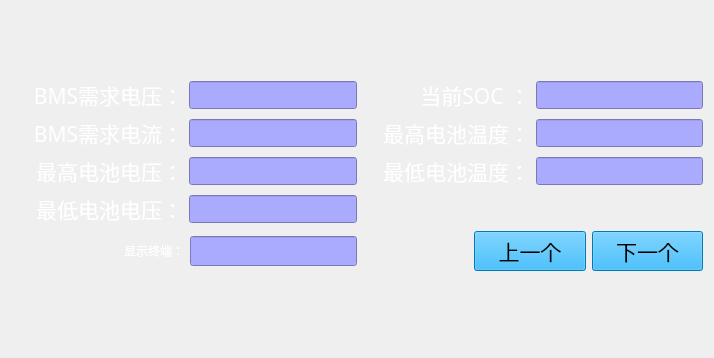
<?xml version="1.0" encoding="UTF-8"?>
<ui version="4.0">
 <class>BMSInformation</class>
 <widget class="QWidget" name="BMSInformation">
  <property name="geometry">
   <rect>
    <x>0</x>
    <y>0</y>
    <width>714</width>
    <height>358</height>
   </rect>
  </property>
  <property name="maximumSize">
   <size>
    <width>16777215</width>
    <height>16777215</height>
   </size>
  </property>
  <property name="windowTitle">
   <string>Form</string>
  </property>
  <property name="styleSheet">
   <string notr="true"/>
  </property>
  <layout class="QVBoxLayout" name="verticalLayout_3">
   <property name="sizeConstraint">
    <enum>QLayout::SetMinAndMaxSize</enum>
   </property>
   <property name="leftMargin">
    <number>16</number>
   </property>
   <property name="bottomMargin">
    <number>20</number>
   </property>
   <item>
    <layout class="QVBoxLayout" name="verticalLayout_2" stretch="3,4,3">
     <property name="sizeConstraint">
      <enum>QLayout::SetMinAndMaxSize</enum>
     </property>
     <item>
      <spacer name="verticalSpacer_3">
       <property name="orientation">
        <enum>Qt::Vertical</enum>
       </property>
       <property name="sizeHint" stdset="0">
        <size>
         <width>20</width>
         <height>40</height>
        </size>
       </property>
      </spacer>
     </item>
     <item>
      <layout class="QVBoxLayout" name="verticalLayout" stretch="6,2,1">
       <property name="spacing">
        <number>6</number>
       </property>
       <property name="sizeConstraint">
        <enum>QLayout::SetMinAndMaxSize</enum>
       </property>
       <item>
        <layout class="QGridLayout" name="gridLayout" rowstretch="1,1,1,1" columnstretch="1,1,1,1">
         <property name="sizeConstraint">
          <enum>QLayout::SetMinAndMaxSize</enum>
         </property>
         <item row="2" column="0">
          <widget class="QLabel" name="labelMaxBatteryVoltage">
           <property name="font">
            <font>
             <family>Sans Serif</family>
             <pointsize>16</pointsize>
             <weight>50</weight>
             <italic>false</italic>
             <bold>false</bold>
            </font>
           </property>
           <property name="styleSheet">
            <string notr="true">font: 16pt &quot;Sans Serif&quot;;
color: rgb(255, 255, 255);</string>
           </property>
           <property name="text">
            <string>最高电池电压：</string>
           </property>
           <property name="alignment">
            <set>Qt::AlignRight|Qt::AlignTrailing|Qt::AlignVCenter</set>
           </property>
          </widget>
         </item>
         <item row="0" column="1">
          <widget class="QLineEdit" name="showBMSRequirementVoltage">
           <property name="sizePolicy">
            <sizepolicy hsizetype="Preferred" vsizetype="Preferred">
             <horstretch>0</horstretch>
             <verstretch>0</verstretch>
            </sizepolicy>
           </property>
           <property name="maximumSize">
            <size>
             <width>16777215</width>
             <height>28</height>
            </size>
           </property>
           <property name="font">
            <font>
             <family>Adobe Arabic</family>
             <pointsize>15</pointsize>
             <weight>50</weight>
             <italic>false</italic>
             <bold>false</bold>
            </font>
           </property>
           <property name="styleSheet">
            <string notr="true">font: 15pt &quot;Adobe Arabic&quot;;
background-color: rgb(170, 170, 255);</string>
           </property>
           <property name="readOnly">
            <bool>true</bool>
           </property>
          </widget>
         </item>
         <item row="1" column="0">
          <widget class="QLabel" name="labelBMSRequirementElectricity">
           <property name="font">
            <font>
             <family>Sans Serif</family>
             <pointsize>16</pointsize>
             <weight>50</weight>
             <italic>false</italic>
             <bold>false</bold>
            </font>
           </property>
           <property name="styleSheet">
            <string notr="true">font: 16pt &quot;Sans Serif&quot;;
color: rgb(255, 255, 255);</string>
           </property>
           <property name="text">
            <string>BMS需求电流：</string>
           </property>
           <property name="alignment">
            <set>Qt::AlignRight|Qt::AlignTrailing|Qt::AlignVCenter</set>
           </property>
          </widget>
         </item>
         <item row="1" column="1">
          <widget class="QLineEdit" name="showBMSRequirementElectricity">
           <property name="sizePolicy">
            <sizepolicy hsizetype="Preferred" vsizetype="Preferred">
             <horstretch>0</horstretch>
             <verstretch>0</verstretch>
            </sizepolicy>
           </property>
           <property name="maximumSize">
            <size>
             <width>16777215</width>
             <height>28</height>
            </size>
           </property>
           <property name="styleSheet">
            <string notr="true">font: 15pt &quot;Adobe Arabic&quot;;
background-color: rgb(170, 170, 255);</string>
           </property>
           <property name="readOnly">
            <bool>true</bool>
           </property>
          </widget>
         </item>
         <item row="3" column="3">
          <spacer name="horizontalSpacer_3">
           <property name="orientation">
            <enum>Qt::Horizontal</enum>
           </property>
           <property name="sizeHint" stdset="0">
            <size>
             <width>78</width>
             <height>20</height>
            </size>
           </property>
          </spacer>
         </item>
         <item row="0" column="0">
          <widget class="QLabel" name="labelBMSRequirementVoltage">
           <property name="font">
            <font>
             <family>Sans Serif</family>
             <pointsize>16</pointsize>
             <weight>50</weight>
             <italic>false</italic>
             <bold>false</bold>
            </font>
           </property>
           <property name="styleSheet">
            <string notr="true">font: 16pt &quot;Sans Serif&quot;;
color: rgb(255, 255, 255);</string>
           </property>
           <property name="text">
            <string>BMS需求电压：</string>
           </property>
           <property name="alignment">
            <set>Qt::AlignRight|Qt::AlignTrailing|Qt::AlignVCenter</set>
           </property>
          </widget>
         </item>
         <item row="2" column="1">
          <widget class="QLineEdit" name="showMaxBatteryVoltage">
           <property name="sizePolicy">
            <sizepolicy hsizetype="Preferred" vsizetype="Preferred">
             <horstretch>0</horstretch>
             <verstretch>0</verstretch>
            </sizepolicy>
           </property>
           <property name="maximumSize">
            <size>
             <width>16777215</width>
             <height>28</height>
            </size>
           </property>
           <property name="styleSheet">
            <string notr="true">font: 15pt &quot;Adobe Arabic&quot;;
background-color: rgb(170, 170, 255);</string>
           </property>
           <property name="readOnly">
            <bool>true</bool>
           </property>
          </widget>
         </item>
         <item row="0" column="2">
          <widget class="QLabel" name="labelPresentSOC">
           <property name="font">
            <font>
             <family>Sans Serif</family>
             <pointsize>16</pointsize>
             <weight>50</weight>
             <italic>false</italic>
             <bold>false</bold>
            </font>
           </property>
           <property name="styleSheet">
            <string notr="true">font: 16pt &quot;Sans Serif&quot;;
color: rgb(255, 255, 255);</string>
           </property>
           <property name="text">
            <string>当前SOC ：</string>
           </property>
           <property name="alignment">
            <set>Qt::AlignRight|Qt::AlignTrailing|Qt::AlignVCenter</set>
           </property>
          </widget>
         </item>
         <item row="0" column="3">
          <widget class="QLineEdit" name="showPresentSOC">
           <property name="sizePolicy">
            <sizepolicy hsizetype="Preferred" vsizetype="Preferred">
             <horstretch>0</horstretch>
             <verstretch>0</verstretch>
            </sizepolicy>
           </property>
           <property name="maximumSize">
            <size>
             <width>16777215</width>
             <height>28</height>
            </size>
           </property>
           <property name="styleSheet">
            <string notr="true">font: 15pt &quot;Adobe Arabic&quot;;
background-color: rgb(170, 170, 255);</string>
           </property>
           <property name="readOnly">
            <bool>true</bool>
           </property>
          </widget>
         </item>
         <item row="2" column="2">
          <widget class="QLabel" name="labelMinBatteryTemperature">
           <property name="font">
            <font>
             <family>Sans Serif</family>
             <pointsize>16</pointsize>
             <weight>50</weight>
             <italic>false</italic>
             <bold>false</bold>
            </font>
           </property>
           <property name="styleSheet">
            <string notr="true">font: 16pt &quot;Sans Serif&quot;;
color: rgb(255, 255, 255);</string>
           </property>
           <property name="text">
            <string>最低电池温度：</string>
           </property>
           <property name="alignment">
            <set>Qt::AlignRight|Qt::AlignTrailing|Qt::AlignVCenter</set>
           </property>
          </widget>
         </item>
         <item row="1" column="2">
          <widget class="QLabel" name="labelMaxBatteryTemperature">
           <property name="font">
            <font>
             <family>Sans Serif</family>
             <pointsize>16</pointsize>
             <weight>50</weight>
             <italic>false</italic>
             <bold>false</bold>
            </font>
           </property>
           <property name="styleSheet">
            <string notr="true">font: 16pt &quot;Sans Serif&quot;;
color: rgb(255, 255, 255);</string>
           </property>
           <property name="text">
            <string>最高电池温度：</string>
           </property>
           <property name="alignment">
            <set>Qt::AlignRight|Qt::AlignTrailing|Qt::AlignVCenter</set>
           </property>
          </widget>
         </item>
         <item row="3" column="0">
          <widget class="QLabel" name="labelMinBatteryVoltage">
           <property name="font">
            <font>
             <family>Sans Serif</family>
             <pointsize>16</pointsize>
             <weight>50</weight>
             <italic>false</italic>
             <bold>false</bold>
            </font>
           </property>
           <property name="styleSheet">
            <string notr="true">font: 16pt &quot;Sans Serif&quot;;
color: rgb(255, 255, 255);</string>
           </property>
           <property name="text">
            <string>最低电池电压：</string>
           </property>
           <property name="alignment">
            <set>Qt::AlignRight|Qt::AlignTrailing|Qt::AlignVCenter</set>
           </property>
          </widget>
         </item>
         <item row="3" column="1">
          <widget class="QLineEdit" name="showMinBatteryVoltage">
           <property name="sizePolicy">
            <sizepolicy hsizetype="Preferred" vsizetype="Preferred">
             <horstretch>0</horstretch>
             <verstretch>0</verstretch>
            </sizepolicy>
           </property>
           <property name="maximumSize">
            <size>
             <width>16777215</width>
             <height>28</height>
            </size>
           </property>
           <property name="styleSheet">
            <string notr="true">font: 15pt &quot;Adobe Arabic&quot;;
background-color: rgb(170, 170, 255);</string>
           </property>
           <property name="readOnly">
            <bool>true</bool>
           </property>
          </widget>
         </item>
         <item row="2" column="3">
          <widget class="QLineEdit" name="showMinBatteryTemperature">
           <property name="sizePolicy">
            <sizepolicy hsizetype="Preferred" vsizetype="Preferred">
             <horstretch>0</horstretch>
             <verstretch>0</verstretch>
            </sizepolicy>
           </property>
           <property name="maximumSize">
            <size>
             <width>16777215</width>
             <height>28</height>
            </size>
           </property>
           <property name="styleSheet">
            <string notr="true">font: 15pt &quot;Adobe Arabic&quot;;
background-color: rgb(170, 170, 255);</string>
           </property>
           <property name="readOnly">
            <bool>true</bool>
           </property>
          </widget>
         </item>
         <item row="1" column="3">
          <widget class="QLineEdit" name="showMaxBatteryTemperature">
           <property name="sizePolicy">
            <sizepolicy hsizetype="Preferred" vsizetype="Preferred">
             <horstretch>0</horstretch>
             <verstretch>0</verstretch>
            </sizepolicy>
           </property>
           <property name="maximumSize">
            <size>
             <width>16777215</width>
             <height>28</height>
            </size>
           </property>
           <property name="styleSheet">
            <string notr="true">font: 15pt &quot;Adobe Arabic&quot;;
background-color: rgb(170, 170, 255);</string>
           </property>
           <property name="readOnly">
            <bool>true</bool>
           </property>
          </widget>
         </item>
        </layout>
       </item>
       <item>
        <spacer name="verticalSpacer">
         <property name="orientation">
          <enum>Qt::Vertical</enum>
         </property>
         <property name="sizeHint" stdset="0">
          <size>
           <width>17</width>
           <height>38</height>
          </size>
         </property>
        </spacer>
       </item>
       <item>
        <layout class="QHBoxLayout" name="horizontalLayout_3" stretch="1,1">
         <property name="sizeConstraint">
          <enum>QLayout::SetMinAndMaxSize</enum>
         </property>
         <item>
          <layout class="QHBoxLayout" name="horizontalLayout" stretch="1,1">
           <property name="sizeConstraint">
            <enum>QLayout::SetMinAndMaxSize</enum>
           </property>
           <item>
            <widget class="QLabel" name="label">
             <property name="styleSheet">
              <string notr="true">font: 16pt &quot;Sans Serif&quot;;
color: rgb(255, 255, 255);</string>
             </property>
             <property name="text">
              <string>显示终端：</string>
             </property>
             <property name="alignment">
              <set>Qt::AlignRight|Qt::AlignTrailing|Qt::AlignVCenter</set>
             </property>
            </widget>
           </item>
           <item>
            <widget class="LineEditKeyboard" name="lineEditTerminal">
             <property name="sizePolicy">
              <sizepolicy hsizetype="Expanding" vsizetype="Expanding">
               <horstretch>0</horstretch>
               <verstretch>0</verstretch>
              </sizepolicy>
             </property>
             <property name="maximumSize">
              <size>
               <width>16777215</width>
               <height>30</height>
              </size>
             </property>
             <property name="font">
              <font>
               <pointsize>15</pointsize>
              </font>
             </property>
             <property name="styleSheet">
              <string notr="true">background-color: rgb(170, 170, 255);</string>
             </property>
            </widget>
           </item>
          </layout>
         </item>
         <item>
          <layout class="QHBoxLayout" name="horizontalLayout_2" stretch="1,1,1">
           <property name="sizeConstraint">
            <enum>QLayout::SetMinAndMaxSize</enum>
           </property>
           <item>
            <spacer name="horizontalSpacer_2">
             <property name="orientation">
              <enum>Qt::Horizontal</enum>
             </property>
             <property name="sizeHint" stdset="0">
              <size>
               <width>128</width>
               <height>20</height>
              </size>
             </property>
            </spacer>
           </item>
           <item>
            <widget class="QPushButton" name="buttonUp">
             <property name="focusPolicy">
              <enum>Qt::NoFocus</enum>
             </property>
             <property name="styleSheet">
              <string notr="true">QPushButton { background-color: rgb(0, 170, 255); color: rgb(0, 0, 0); } 
QPushButton:hover:pressed{ background-color: rgb(0,0,127); color:rgb(255, 255, 255);} 
QPushButton:hover:!pressed{ background-color: rgb(0, 170, 255); color: rgb(0, 0, 0); }
QPushButton {font: 16pt ; } </string>
             </property>
             <property name="text">
              <string>上一个</string>
             </property>
            </widget>
           </item>
           <item>
            <widget class="QPushButton" name="buttonDown">
             <property name="focusPolicy">
              <enum>Qt::NoFocus</enum>
             </property>
             <property name="styleSheet">
              <string notr="true">QPushButton { background-color: rgb(0, 170, 255); color: rgb(0, 0, 0); } 
QPushButton:hover:pressed{ background-color: rgb(0,0,127); color:rgb(255, 255, 255);} 
QPushButton:hover:!pressed{ background-color: rgb(0, 170, 255); color: rgb(0, 0, 0); }
QPushButton {font: 16pt ; } </string>
             </property>
             <property name="text">
              <string>下一个</string>
             </property>
            </widget>
           </item>
          </layout>
         </item>
        </layout>
       </item>
      </layout>
     </item>
     <item>
      <spacer name="verticalSpacer_2">
       <property name="orientation">
        <enum>Qt::Vertical</enum>
       </property>
       <property name="sizeHint" stdset="0">
        <size>
         <width>20</width>
         <height>40</height>
        </size>
       </property>
      </spacer>
     </item>
    </layout>
   </item>
  </layout>
 </widget>
 <customwidgets>
  <customwidget>
   <class>LineEditKeyboard</class>
   <extends>QLineEdit</extends>
   <header>LineEditKeyboard.h</header>
  </customwidget>
 </customwidgets>
 <resources/>
 <connections/>
</ui>
